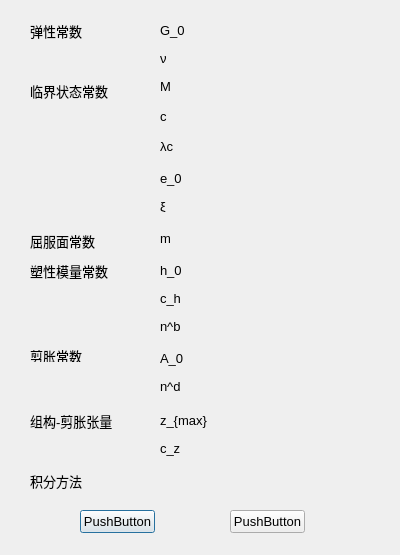
<?xml version="1.0" encoding="UTF-8"?>
<ui version="4.0">
 <class>Dialog</class>
 <widget class="QDialog" name="Dialog">
  <property name="geometry">
   <rect>
    <x>0</x>
    <y>0</y>
    <width>400</width>
    <height>555</height>
   </rect>
  </property>
  <property name="font">
   <font>
    <pointsize>10</pointsize>
   </font>
  </property>
  <property name="windowTitle">
   <string>设置DM模型参数</string>
  </property>
  <widget class="QLabel" name="label">
   <property name="geometry">
    <rect>
     <x>30</x>
     <y>20</y>
     <width>71</width>
     <height>21</height>
    </rect>
   </property>
   <property name="font">
    <font>
     <pointsize>10</pointsize>
    </font>
   </property>
   <property name="text">
    <string>弹性常数</string>
   </property>
  </widget>
  <widget class="QLabel" name="label_2">
   <property name="geometry">
    <rect>
     <x>160</x>
     <y>20</y>
     <width>31</width>
     <height>21</height>
    </rect>
   </property>
   <property name="font">
    <font>
     <pointsize>10</pointsize>
    </font>
   </property>
   <property name="text">
    <string>G_0</string>
   </property>
  </widget>
  <widget class="QLabel" name="label_3">
   <property name="geometry">
    <rect>
     <x>160</x>
     <y>50</y>
     <width>51</width>
     <height>16</height>
    </rect>
   </property>
   <property name="text">
    <string>ν</string>
   </property>
  </widget>
  <widget class="QLabel" name="label_4">
   <property name="geometry">
    <rect>
     <x>30</x>
     <y>80</y>
     <width>81</width>
     <height>21</height>
    </rect>
   </property>
   <property name="text">
    <string>临界状态常数</string>
   </property>
  </widget>
  <widget class="QLabel" name="label_5">
   <property name="geometry">
    <rect>
     <x>160</x>
     <y>80</y>
     <width>54</width>
     <height>12</height>
    </rect>
   </property>
   <property name="text">
    <string>M</string>
   </property>
  </widget>
  <widget class="QLabel" name="label_6">
   <property name="geometry">
    <rect>
     <x>160</x>
     <y>110</y>
     <width>54</width>
     <height>12</height>
    </rect>
   </property>
   <property name="text">
    <string>c</string>
   </property>
  </widget>
  <widget class="QLabel" name="label_7">
   <property name="geometry">
    <rect>
     <x>160</x>
     <y>140</y>
     <width>54</width>
     <height>12</height>
    </rect>
   </property>
   <property name="text">
    <string>λc</string>
   </property>
  </widget>
  <widget class="QLabel" name="label_8">
   <property name="geometry">
    <rect>
     <x>160</x>
     <y>170</y>
     <width>51</width>
     <height>16</height>
    </rect>
   </property>
   <property name="text">
    <string>e_0</string>
   </property>
  </widget>
  <widget class="QLabel" name="label_9">
   <property name="geometry">
    <rect>
     <x>160</x>
     <y>200</y>
     <width>54</width>
     <height>12</height>
    </rect>
   </property>
   <property name="text">
    <string>ξ</string>
   </property>
  </widget>
  <widget class="QLabel" name="label_10">
   <property name="geometry">
    <rect>
     <x>30</x>
     <y>230</y>
     <width>81</width>
     <height>21</height>
    </rect>
   </property>
   <property name="text">
    <string>屈服面常数</string>
   </property>
  </widget>
  <widget class="QLabel" name="label_11">
   <property name="geometry">
    <rect>
     <x>160</x>
     <y>230</y>
     <width>41</width>
     <height>16</height>
    </rect>
   </property>
   <property name="text">
    <string>m</string>
   </property>
  </widget>
  <widget class="QLabel" name="label_12">
   <property name="geometry">
    <rect>
     <x>30</x>
     <y>260</y>
     <width>91</width>
     <height>21</height>
    </rect>
   </property>
   <property name="text">
    <string>塑性模量常数</string>
   </property>
  </widget>
  <widget class="QLabel" name="label_13">
   <property name="geometry">
    <rect>
     <x>160</x>
     <y>260</y>
     <width>51</width>
     <height>21</height>
    </rect>
   </property>
   <property name="text">
    <string>h_0</string>
   </property>
  </widget>
  <widget class="QLabel" name="label_14">
   <property name="geometry">
    <rect>
     <x>160</x>
     <y>290</y>
     <width>51</width>
     <height>16</height>
    </rect>
   </property>
   <property name="text">
    <string>c_h</string>
   </property>
  </widget>
  <widget class="QLabel" name="label_15">
   <property name="geometry">
    <rect>
     <x>160</x>
     <y>320</y>
     <width>54</width>
     <height>12</height>
    </rect>
   </property>
   <property name="text">
    <string>n^b</string>
   </property>
  </widget>
  <widget class="QLabel" name="label_16">
   <property name="geometry">
    <rect>
     <x>30</x>
     <y>350</y>
     <width>54</width>
     <height>12</height>
    </rect>
   </property>
   <property name="text">
    <string>剪胀常数</string>
   </property>
  </widget>
  <widget class="QLabel" name="label_17">
   <property name="geometry">
    <rect>
     <x>160</x>
     <y>350</y>
     <width>51</width>
     <height>16</height>
    </rect>
   </property>
   <property name="text">
    <string>A_0</string>
   </property>
  </widget>
  <widget class="QLabel" name="label_18">
   <property name="geometry">
    <rect>
     <x>160</x>
     <y>380</y>
     <width>54</width>
     <height>12</height>
    </rect>
   </property>
   <property name="text">
    <string>n^d</string>
   </property>
  </widget>
  <widget class="QLabel" name="label_19">
   <property name="geometry">
    <rect>
     <x>30</x>
     <y>410</y>
     <width>91</width>
     <height>21</height>
    </rect>
   </property>
   <property name="text">
    <string>组构-剪胀张量</string>
   </property>
  </widget>
  <widget class="QLabel" name="label_20">
   <property name="geometry">
    <rect>
     <x>160</x>
     <y>410</y>
     <width>51</width>
     <height>21</height>
    </rect>
   </property>
   <property name="text">
    <string>z_{max}</string>
   </property>
  </widget>
  <widget class="QLabel" name="label_21">
   <property name="geometry">
    <rect>
     <x>160</x>
     <y>440</y>
     <width>51</width>
     <height>16</height>
    </rect>
   </property>
   <property name="text">
    <string>c_z</string>
   </property>
  </widget>
  <widget class="QLabel" name="label_22">
   <property name="geometry">
    <rect>
     <x>30</x>
     <y>470</y>
     <width>61</width>
     <height>21</height>
    </rect>
   </property>
   <property name="text">
    <string>积分方法</string>
   </property>
  </widget>
  <widget class="QPushButton" name="pushButton">
   <property name="geometry">
    <rect>
     <x>80</x>
     <y>510</y>
     <width>75</width>
     <height>23</height>
    </rect>
   </property>
   <property name="text">
    <string>PushButton</string>
   </property>
  </widget>
  <widget class="QPushButton" name="pushButton_2">
   <property name="geometry">
    <rect>
     <x>230</x>
     <y>510</y>
     <width>75</width>
     <height>23</height>
    </rect>
   </property>
   <property name="text">
    <string>PushButton</string>
   </property>
  </widget>
 </widget>
 <resources/>
 <connections/>
</ui>
